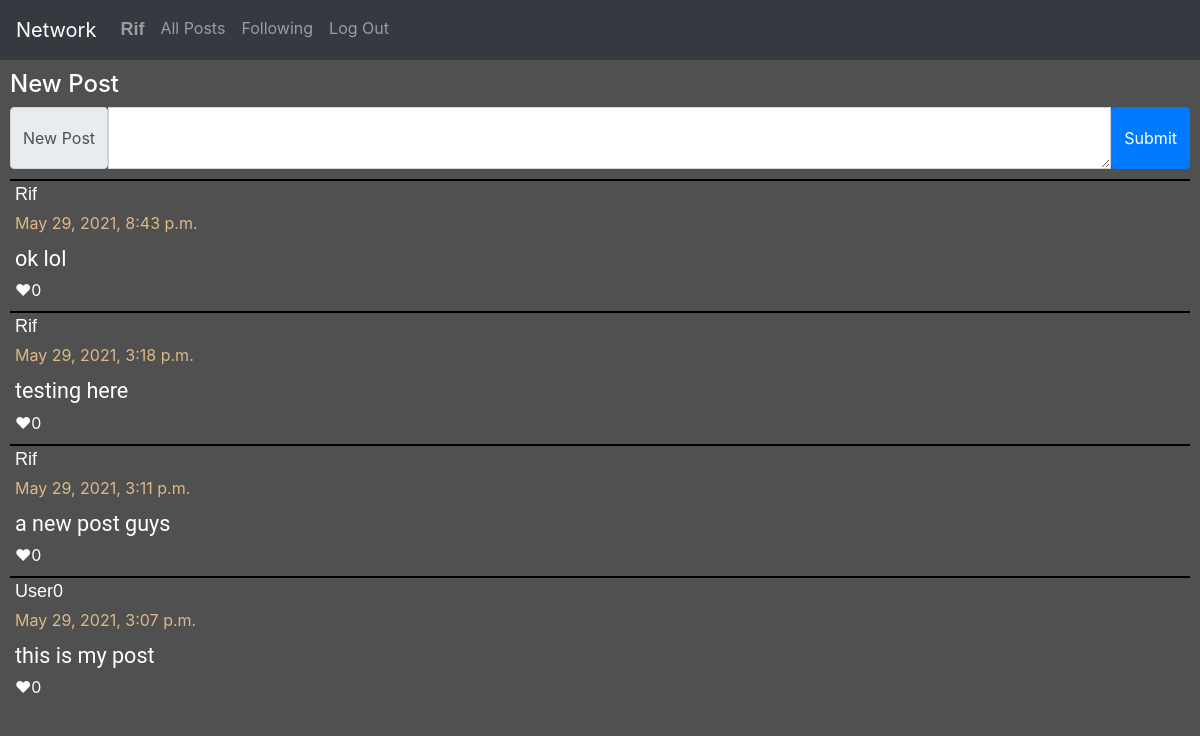
/ (signed in), run on an earlier commit of the app's database.
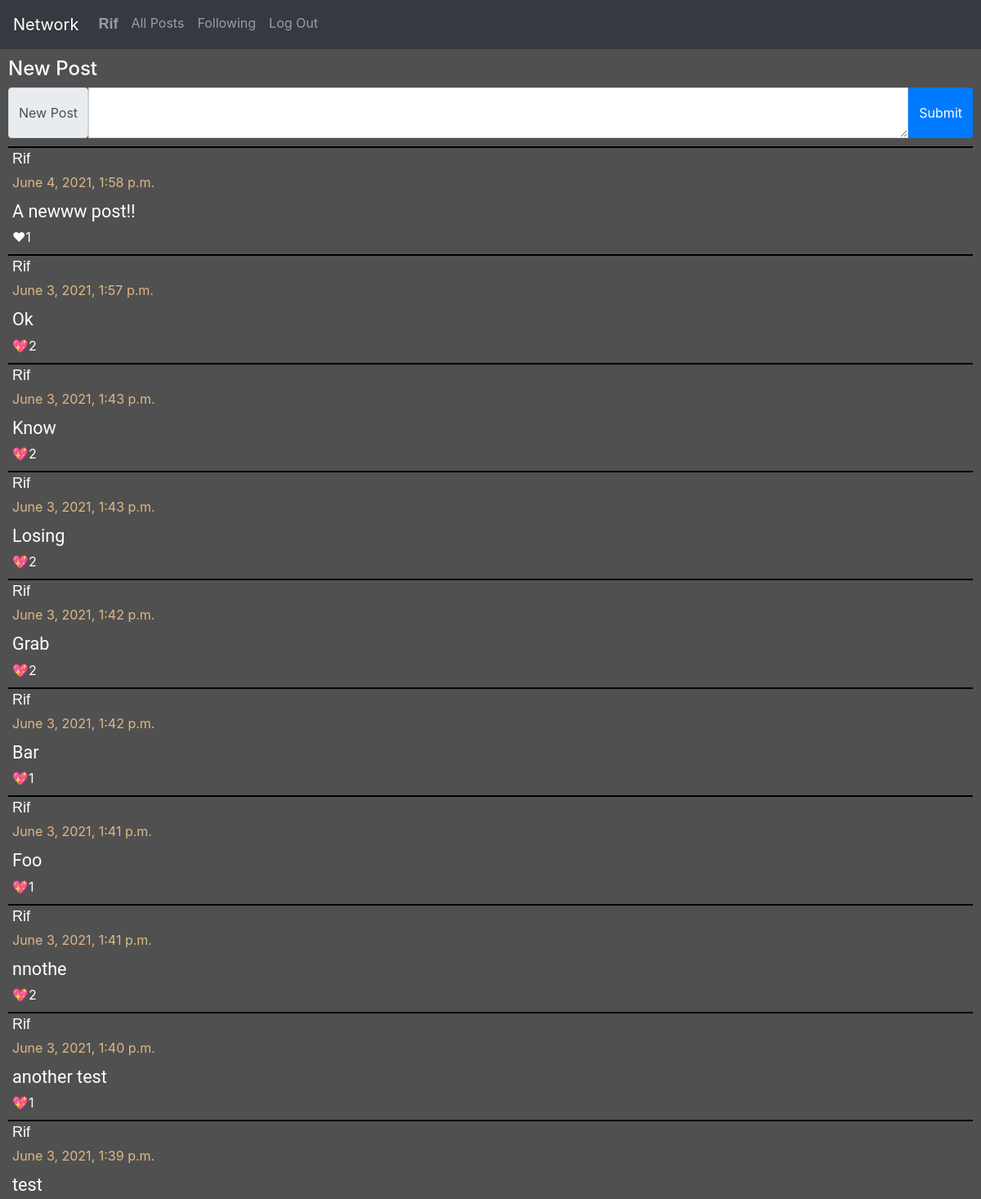
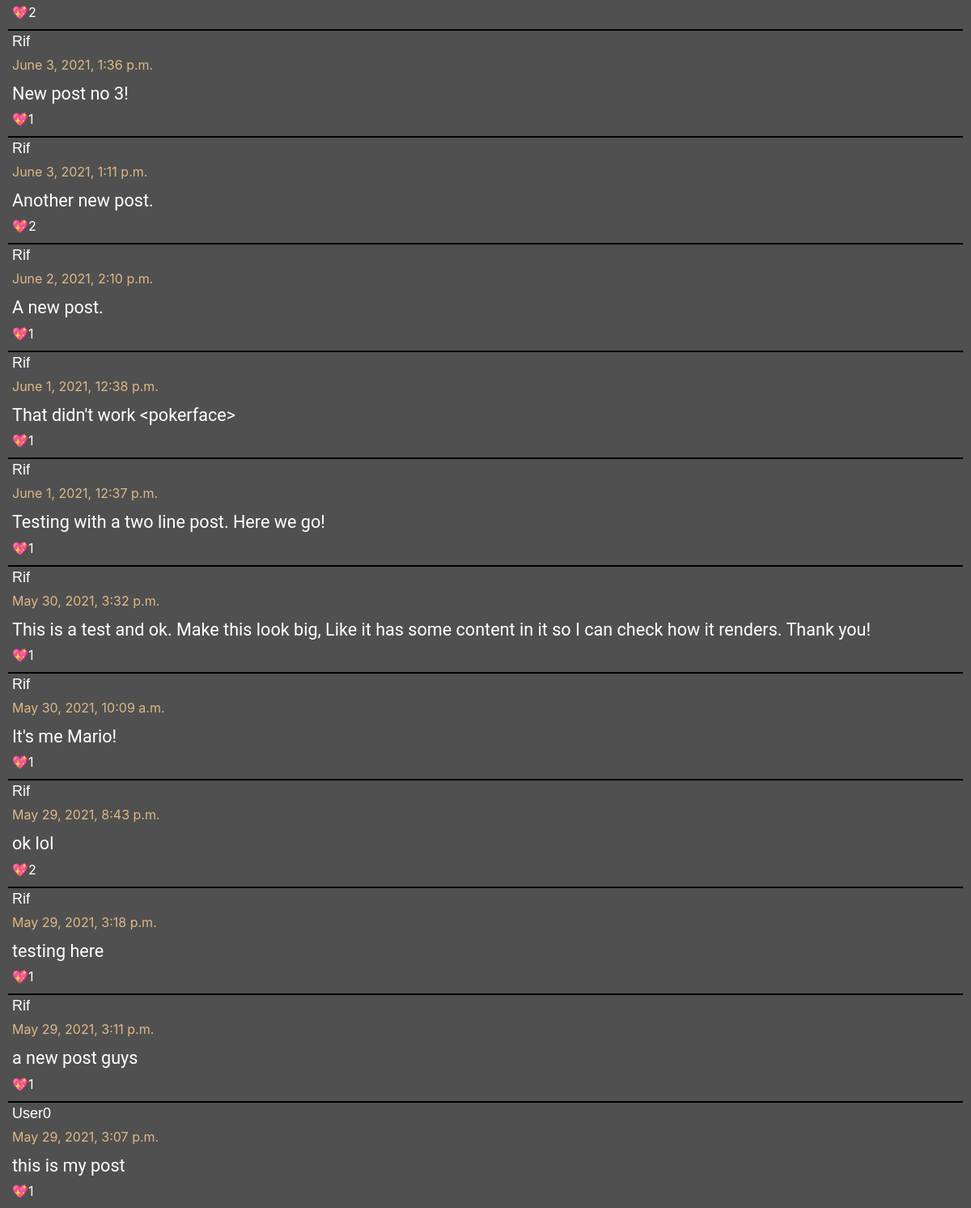
And on a later commit of the database (2 pictures, top to bottom).
### network/models.py (models this page shows, shortened)
class Posts(models.Model):
    content = models.TextField(blank=False)
    user = models.ForeignKey(User, on_delete=models.CASCADE, related_name="user_posts")
    like = models.IntegerField(default=0)
    time = models.DateTimeField(auto_now_add=True)

class User(AbstractUser):
    pass

### network/views.py (the view)
# urls.py: path("", views.index, name="index"),
def index(request):
    posts = Posts.objects.all().order_by('-time')
    liked_posts = []
    for post in posts:
        for p in post.liked_usr.all():
            for usr in p.liked_users.all():
                if usr == request.user:
                    liked_posts.append(post.id)
    return render(request, "network/index.html", {
        "posts": posts,
        "liked_posts": liked_posts,
    })

### network/templates/network/index.html (shortened to what this page needs)
{% extends "network/layout.html" %}
{% load static %}
{% block body %}
    <div id="all_posts">
        <div id="post-form">
            <h4>New Post</h4>
            <form action="{% url 'new-post' %}" method="POST">
                <div class="input-group">
                    <span class="input-group-text">New Post</span>
                    <textarea class="form-control" aria-label="With textarea" name="content"></textarea>
                    <input type="submit" class="btn btn-primary">
                </div>
            </form>
        </div>
        <div id="posts">
            {% for post in posts %}
                <div class="post-item">
                    <label class="post-content">
                        <p class="post-user">{{ post.user }}</p>
                        <label class="time-data">{{ post.time }}</label>
                        <br/>
                        <p class="post-text">{{ post.content }}</p>
                        {% if post.id in liked_posts %}
                            <div id="like-btn-{{ post.id }}">
                                <a class="like-btn" onclick="like_post('{{ post.id }}');">
                                    💖<label class="bi-heart" id="like-no-{{ post.id }}">{{ post.like }}</label>
                                </a>
                            </div>
                        {% else %}
                            <div id="like-btn-{{ post.id }}">
                                <a class="like-btn" onclick="like_post('{{ post.id }}');">
                                    ❤<label class="bi-heart" id="like-no-{{ post.id }}">{{ post.like }}</label>
                                </a>
                            </div>
                        {% endif %}
                    </label>
                </div>
            {% endfor %}
        </div>
    </div>
{% endblock %}

What changed in the data, as far as the page shows it:
added Posts: user "Rif", time "June 4, 2021, 1:58 p.m.", content "A newww post!!", like "1"
added Posts: user "Rif", time "June 3, 2021, 1:57 p.m.", content "Ok", like "2"
added Posts: user "Rif", time "June 3, 2021, 1:43 p.m.", content "Know", like "2"
added Posts: user "Rif", time "June 3, 2021, 1:43 p.m.", content "Losing", like "2"
added Posts: user "Rif", time "June 3, 2021, 1:42 p.m.", content "Grab", like "2"
added Posts: user "Rif", time "June 3, 2021, 1:42 p.m.", content "Bar", like "1"
added Posts: user "Rif", time "June 3, 2021, 1:41 p.m.", content "Foo", like "1"
added Posts: user "Rif", time "June 3, 2021, 1:41 p.m.", content "nnothe", like "2"
added Posts: user "Rif", time "June 3, 2021, 1:40 p.m.", content "another test", like "1"
added Posts: user "Rif", time "June 3, 2021, 1:39 p.m.", content "test", like "2"
added Posts: user "Rif", time "June 3, 2021, 1:36 p.m.", content "New post no 3!", like "1"
added Posts: user "Rif", time "June 3, 2021, 1:11 p.m.", content "Another new post.", like "2"
added Posts: user "Rif", time "June 2, 2021, 2:10 p.m.", content "A new post.", like "1"
added Posts: user "Rif", time "June 1, 2021, 12:38 p.m.", content "That didn't work <pokerface>", like "1"
added Posts: user "Rif", time "June 1, 2021, 12:37 p.m.", content "Testing with a two line post. Here we go!", like "1"
added Posts: user "Rif", time "May 30, 2021, 3:32 p.m.", content "This is a test and ok. Make this look big, Like it has some content in it so I can check how it renders. Thank you!", like "1"
added Posts: user "Rif", time "May 30, 2021, 10:09 a.m.", content "It's me Mario!", like "1"
changed Posts "ok lol": like "0" → "2"; text "❤" → "💖"
changed Posts "testing here": like "0" → "1"; text "❤" → "💖"
changed Posts "a new post guys": like "0" → "1"; text "❤" → "💖"
changed Posts "this is my post": like "0" → "1"; text "❤" → "💖"
